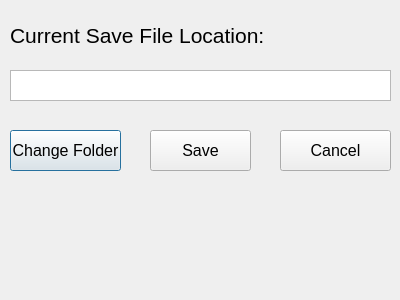
<?xml version="1.0" encoding="UTF-8"?>
<ui version="4.0">
 <class>ChangeSaveLocation</class>
 <widget class="QDialog" name="ChangeSaveLocation">
  <property name="geometry">
   <rect>
    <x>0</x>
    <y>0</y>
    <width>400</width>
    <height>300</height>
   </rect>
  </property>
  <property name="windowTitle">
   <string>File Save Location</string>
  </property>
  <widget class="QLabel" name="info_label">
   <property name="geometry">
    <rect>
     <x>10</x>
     <y>20</y>
     <width>381</width>
     <height>31</height>
    </rect>
   </property>
   <property name="font">
    <font>
     <pointsize>16</pointsize>
    </font>
   </property>
   <property name="layoutDirection">
    <enum>Qt::LayoutDirection::LeftToRight</enum>
   </property>
   <property name="text">
    <string>Current Save File Location:</string>
   </property>
  </widget>
  <widget class="QTextEdit" name="save_location">
   <property name="geometry">
    <rect>
     <x>10</x>
     <y>70</y>
     <width>381</width>
     <height>31</height>
    </rect>
   </property>
  </widget>
  <widget class="QPushButton" name="change_folder">
   <property name="geometry">
    <rect>
     <x>10</x>
     <y>130</y>
     <width>111</width>
     <height>41</height>
    </rect>
   </property>
   <property name="font">
    <font>
     <pointsize>12</pointsize>
    </font>
   </property>
   <property name="text">
    <string>Change Folder</string>
   </property>
  </widget>
  <widget class="QPushButton" name="save_button">
   <property name="geometry">
    <rect>
     <x>150</x>
     <y>130</y>
     <width>101</width>
     <height>41</height>
    </rect>
   </property>
   <property name="font">
    <font>
     <pointsize>12</pointsize>
    </font>
   </property>
   <property name="text">
    <string>Save</string>
   </property>
  </widget>
  <widget class="QPushButton" name="cancel_button">
   <property name="geometry">
    <rect>
     <x>280</x>
     <y>130</y>
     <width>111</width>
     <height>41</height>
    </rect>
   </property>
   <property name="font">
    <font>
     <pointsize>12</pointsize>
    </font>
   </property>
   <property name="text">
    <string>Cancel</string>
   </property>
  </widget>
 </widget>
 <resources/>
 <connections/>
</ui>
